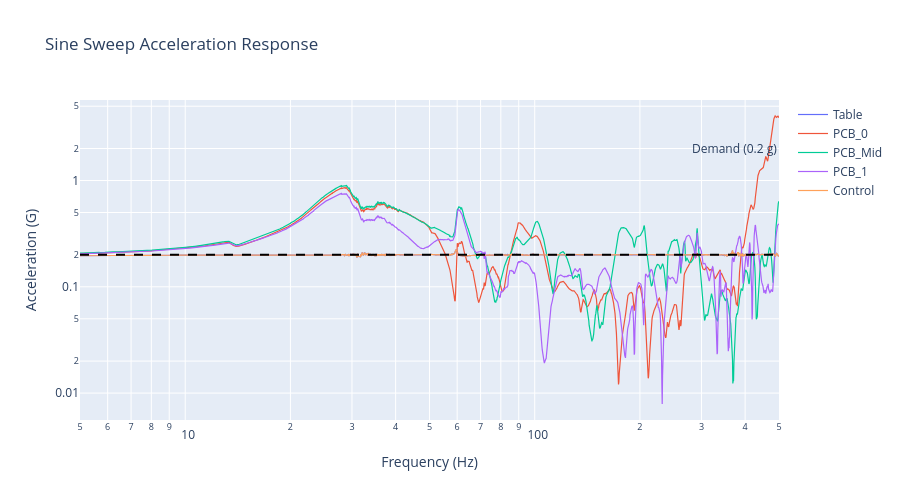

Notebook code for this chart:
### Markdown cell above
## Acceleration Response

### Code cell
# --- Acceleration response vs frequency ---
freq = df["Frequency (Hz)"]
channels = {
    "Table": "Table (G)",
    "PCB_0": "PCB_0 (G)",
    "PCB_Mid": "PCB_Mid (G)",
    "PCB_1": "PCB_1 (G)",
    "Control": "Control1 (G)",
}

fig = go.Figure()
for label, col in channels.items():
    if col in df.columns:
        fig.add_trace(go.Scatter(x=freq, y=df[col].abs(), name=label, mode="lines", line=dict(width=1.2)))

fig.add_hline(y=0.2, line_dash="dash", line_color="black", annotation_text="Demand (0.2 g)")

fig.update_layout(
    title="Sine Sweep Acceleration Response",
    xaxis=dict(title="Frequency (Hz)", type="log"),
    yaxis=dict(title="Acceleration (G)", type="log"),
    legend=dict(orientation="v"),
    height=500,
)
fig.show()

### Figure 1 — Plotly figure (JSON) as saved in the notebook; plotly's stock layout.template omitted (floating-point values rounded to 4 significant figures; data arrays with more than 128 entries replaced by an {"elided": "..."} marker saying what was removed)
{"data": [{"line": {"width": 1.2}, "mode": "lines", "name": "Table", "type": "scatter", "x": {"elided": "2000 float values"}, "y": {"elided": "2000 float values"}}, {"line": {"width": 1.2}, "mode": "lines", "name": "PCB_0", "type": "scatter", "x": {"elided": "2000 float values"}, "y": {"elided": "2000 float values"}}, {"line": {"width": 1.2}, "mode": "lines", "name": "PCB_Mid", "type": "scatter", "x": {"elided": "2000 float values"}, "y": {"elided": "2000 float values"}}, {"line": {"width": 1.2}, "mode": "lines", "name": "PCB_1", "type": "scatter", "x": {"elided": "2000 float values"}, "y": {"elided": "2000 float values"}}, {"line": {"width": 1.2}, "mode": "lines", "name": "Control", "type": "scatter", "x": {"elided": "2000 float values"}, "y": {"elided": "2000 float values"}}], "layout": {"annotations": [{"showarrow": false, "text": "Demand (0.2 g)", "x": 1, "xanchor": "right", "xref": "x domain", "y": 0.2, "yanchor": "bottom", "yref": "y"}], "height": 500, "legend": {"orientation": "v"}, "shapes": [{"line": {"color": "black", "dash": "dash"}, "type": "line", "x0": 0, "x1": 1, "xref": "x domain", "y0": 0.2, "y1": 0.2, "yref": "y"}], "title": {"text": "Sine Sweep Acceleration Response"}, "xaxis": {"title": {"text": "Frequency (Hz)"}, "type": "log"}, "yaxis": {"title": {"text": "Acceleration (G)"}, "type": "log"}}}
